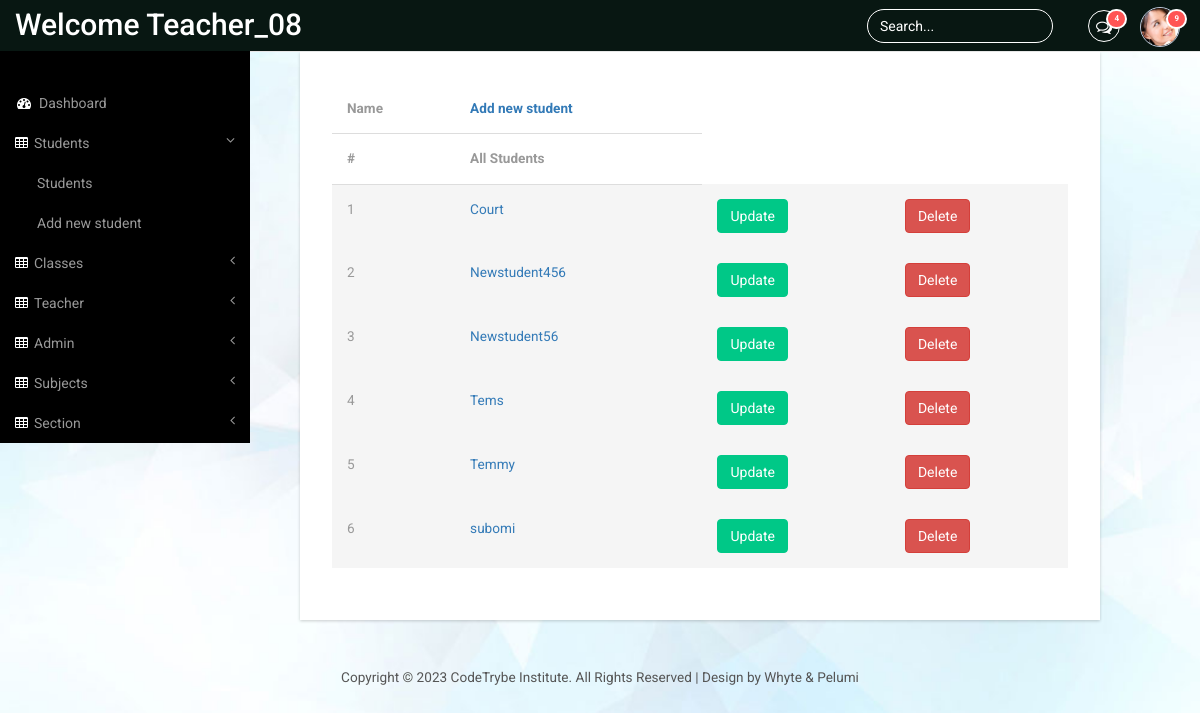
The app's page /std_all (signed in) with its own data.
### panel/models.py (models this page shows, shortened)
class Student(models.Model):
    user = models.OneToOneField(User, on_delete=models.CASCADE)
    phone_number = models.CharField(max_length=20,default="+234-")
    email = models.EmailField(max_length=50)
    address = models.CharField(max_length=50,default="Default address")
    dob = models.DateField(null=True,blank=True)
    std_class = models.ForeignKey(StdClass, on_delete=models.CASCADE, default=None)
    gender = models.CharField(max_length=10, default='NULL')
    role = models.CharField(max_length=20,default="student")
    def __str__(self):
        return self.user.username

### panel/views.py (the view)
# urls.py: path('std_all',views.all_student, name='panel-allstd'),
@login_required
def all_student(request):
    student_list = Student.objects.all()
    return render(request, 'panel/all_student.html', {'student_list': student_list})

### panel/templates/panel/all_student.html (shortened to what this page needs)
{% extends "panel/base.html" %}
{% block content %}
<div class="content_bottom">
    <div class="col-md-8 span_3">
        <div class="bs-example1" data-example-id="contextual-table">
            <table class="table">
                <thead>
                    <tr>
                        <th>Name</th>
                        <th> <a href="{%url 'panel-StdRegpage'  %}"> Add new student</a></th>
                    </tr>
                    <tr>
                        <th>#</th>
                        <th> All Students</th>
                    </tr>
                </thead>
                <tbody>
                    {% for student in  student_list %}
                    <form action="{% url 'panel-stdup'  id=student.id%}" method="get">
                        <tr class="active">
                            <td> {{ forloop.counter}} </td>
                            <td scope="row"><a href="{% url 'panel-view-student' student.id%}">{{student}}</a></td>
                            <td><button type="submit" class="btn btn-primary btn-md">Update</button></td>
                    </form>
                    <form action="{% url 'panel-stddel' student.id %}" method="post">
                            <td><button type="submit" class="btn btn-danger btn-md">Delete</button></td>
                    </form>
                    {% endfor %}
                </tbody>
            </table>
        </div>
    </div>
</div>
{% endblock %}

### panel/templates/panel/base.html (shortened to what this page needs)
{% load static%}
<!DOCTYPE HTML>
<html>
<head>
<link href="{% static 'panel/bootstrap.min.css'%}" rel='stylesheet' type='text/css' />
<link href="{% static 'panel/style2.css'%}"rel='stylesheet' type='text/css' />
<link href="{% static 'panel/lines.css'%}" rel='stylesheet' type='text/css' />
<link href="{% static 'panel/font-awesome.css'%}" rel="stylesheet">
<link href="{% static 'panel/custom.css'%}"rel="stylesheet">
</head>
<body id="login">
<div id="wrapper">
        <nav class="top1 navbar navbar-default navbar-static-top" role="navigation" style="margin-bottom: 0">
            <div class="navbar-header">
                <a class="navbar-brand" href="#">Welcome {{user.username}}</a>
            </div>
            <ul class="nav navbar-nav navbar-right">
				<li class="dropdown">
	        		<a href="#" class="dropdown-toggle" data-toggle="dropdown" aria-expanded="false"><i class="fa fa-comments-o"></i><span class="badge">4</span></a>
	      		</li>
			    <li class="dropdown">
	        		<a href="#" class="dropdown-toggle avatar" data-toggle="dropdown"><img src="{% static 'images/1.png' %}"><span class="badge">9</span></a>
	      		</li>
			</ul>
			<form class="navbar-form navbar-right">
              <input type="text" class="form-control" value="Search..." onfocus="this.value = '';" onblur="if (this.value == '') {this.value = 'Search...';}">
            </form>
            <div class="navbar-default sidebar" role="navigation">
                <div class="sidebar-nav navbar-collapse">
                    <ul class="nav" id="side-menu">
                        <li>
                            <a href="{%url 'panel-adminpage' %}"><i class="fa fa-dashboard fa-fw nav_icon"></i>Dashboard</a>
                        </li>
                        <li>
                            <a href="#"><i class="fa fa-table nav_icon"></i>Students<span class="fa arrow"></span></a>
                            <ul class="nav nav-second-level">
                                <li>
                                    <a href="{%url 'panel-allstd'%}" >Students</a>
                                </li>
                                <li>
                                    <a href="{%url 'panel-StdRegpage'%}"> Add new student</a>
                                </li>
                            </ul>
                        </li>
                        <li>
                            <a href="#"><i class="fa fa-table nav_icon"></i>Classes<span class="fa arrow"></span></a>
                        </li>
                        <li>
                            <a href="#"><i class="fa fa-table nav_icon"></i>Teacher<span class="fa arrow"></span></a>
                        </li>
                        <li>
                            <a href="#"><i class="fa fa-table nav_icon"></i>Admin<span class="fa arrow"></span></a>
                        </li>
                        <li>
                            <a href="#"><i class="fa fa-table nav_icon"></i>Subjects<span class="fa arrow"></span></a>
                        </li>
                        <li>
                            <a href="#"><i class="fa fa-table nav_icon"></i>Section<span class="fa arrow"></span></a>
                        </li>
                    </ul>
                </div>
            </div>
        </nav>
    </div>
    {% block content %}
    {% endblock %}
 <div class="copy_layout login register">
      <p>Copyright &copy; 2023 CodeTrybe Institute. All Rights Reserved | Design by Whyte & Pelumi</p>
   </div>
</body>
</html>

### panel/static/panel/style2.css (style rules this page uses)
ul, ol { margin: 0; }
p { margin: 0; }
html, body { font-family: 'Roboto', sans-serif; font-size: 100%; background:#000; overflow-x: hidden; }
body a { transition:0.5s all; -webkit-transition:0.5s all; -moz-transition:0.5s all; -o-transition:0.5s all; -ms-transition:0.5s all; }
.navbar .navbar-nav li a { padding: 0 10px; line-height: 56px; position: relative; }
.navbar .navbar-nav li a i { border: 1px solid #fff; padding: 8px 0; width: 32px; text-align: center; -webkit-border-radius: 50em; -moz-border-radius: 50em; border-radius: 50em; color: #fff; height: 32px; }
.navbar .navbar-nav li .dropdown-toggle.avatar img { height: 40px; -webkit-border-radius: 50em; -moz-border-radius: 50em; border-radius: 50em; border: 1px solid #c0cadd; margin-top: -4px; }
.navbar .navbar-nav li a .badge { background: #ff5454; border: 2px solid white; position: absolute; top: 9px; right: 3px; font-size: 8px; line-height: 8px; padding: 4px 6px; -webkit-border-radius: 50em; -moz-border-radius: 50em; border-radius: 50em; min-width: 0; }
.navbar-default.sidebar { background-color: #000; font-family: 'Roboto', sans-serif; }
nav.top1.navbar.navbar-default.navbar-static-top { background-color:#081712;; font-family: 'Roboto', sans-serif; }
.navbar-default .navbar-brand { color: #fff !important; font-size: 30px; font-weight: 500; }
.navbar-right { margin-right: 10px !important; }
.navbar-right li { display:inline-block; }
i.nav_icon { color: #fff; margin-right:6px; }
.sidebar ul li a { color: #999; font-size:14px; }
.form-control { background: none !important; border: 1px solid #fff !important; border-radius: 20px !important; box-shadow: none !important; }
.navbar-form.navbar-right input[type="text"] { color: #fff; }
form.navbar-form.navbar-right { margin:9px 0 0 0; }
ul.nav.navbar-nav.navbar-right { height: 51px; }
.sidebar-nav.navbar-collapse { margin: 2em 0 0 0; }
.span_3 { padding:0; }
.content_bottom { margin-bottom:1em; width: 100%; margin-left: 300px; margin-bottom: 1em; }
.copy p, .copy_layout p { font-size:0.85em; color:#555; }
.map_container, #chart, .span_6, .col_2, .weather_list, .cal1, .skills-info, .stats-info, .r3_counter_box, .activity_box, .bs-example1, .cloud, .copy { -ms-box-shadow: 0 1px 3px 0px rgba(0, 0, 0, 0.2); -o-box-shadow: 0 1px 3px 0px rgba(0, 0, 0, 0.2); -moz-box-shadow: 0 1px 3px 0px rgba(0, 0, 0, 0.2); -webkit-box-shadow: 0 1px 3px 0px rgba(0, 0, 0, 0.2); box-shadow: 0 1px 3px 0px rgba(0, 0, 0, 0.2); }
.table > thead > tr > th, .table > tbody > tr > th, .table > tfoot > tr > th, .table > thead > tr > td, .table > tbody > tr > td, .table > tfoot > tr > td { border-top: none !important; }
.btn-primary { background-color: rgb(0, 200, 135) !important; border-color: rgb(0, 200, 135) !important; color: #fff; }
.bs-example1 { background:#fff; padding:2em; }
span.badge { min-width: 3rem; padding: 2px 9px; text-align: center; font-size: 0.85; line-height: inherit; color: #fff; position: absolute; right:38px; -webkit-box-sizing: border-box; -moz-box-sizing: border-box; box-sizing: border-box; border-radius: 2px; }
.table > thead > tr > th, .table > tbody > tr > th, .table > tfoot > tr > th, .table > thead > tr > td, .table > tbody > tr > td, .table > tfoot > tr > td { font-size: 0.85em; color: #999; }
.table td, .table>tbody>tr>td, .table>tbody>tr>th, .table>tfoot>tr>td, .table>tfoot>tr>th, .table>thead>tr>td, .table>thead>tr>th { padding:15px !important; }
.table > thead > tr > th { border-bottom: 1px solid #ddd !important; }
.copy_layout { padding:1.5em 0; background:#fff; text-align:center; margin: 4em 0 0em 0; }
.login { background:none; padding:0; margin:11em 0 0 0; height: 100vh; }
.register { margin:2em 0 0 0; }
body#login { background: url(../images/bg.jpg)no-repeat; background-size:cover; -webkit-background-size:cover; -moz-background-size:cover; -o-background-size:cover; -ms-background-size:cover; height: 100vh; display: flex; flex-direction: column; }

### panel/static/panel/custom.css (style rules this page uses)
#wrapper { width: 100%; }
.sidebar .sidebar-nav.navbar-collapse { padding-right: 0; padding-left: 0; }
.sidebar .arrow { float: right; }
.sidebar .fa.arrow:before { content: "\f104"; }
.sidebar .active>a>.fa.arrow:before { content: "\f107"; }
.sidebar .nav-second-level li, .sidebar .nav-third-level li { border-bottom: 0!important; }
.sidebar .nav-second-level li a { padding-left: 37px; }
@media (min-width:768px) { .sidebar { z-index: 1; position: absolute; width: 250px; margin-top: 51px; } }

### records on screen
Student: user.username "Court"
Student: user.username "Newstudent456"
Student: user.username "Newstudent56"
Student: user.username "Tems"
Student: user.username "Temmy"
Student: user.username "subomi"

### other values on screen
{{ user.username }} "Teacher_08"
